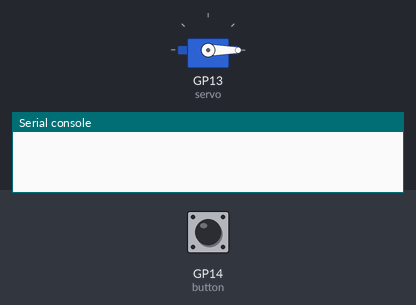
A program run on a simulated Raspberry Pi Pico running MicroPython. Parts: servo, the last lines printed to the serial console. The test bench sets the inputs (shaded band); at power-on: GP14 (button) HIGH. Servo angles are drawn from the pulse width (0.5 ms = 0°, 2.5 ms = 180°).

Above: at 1.2 s.
1.3 s: GP14 (button) pulled LOW for 0.15 s
At 2.0 s:
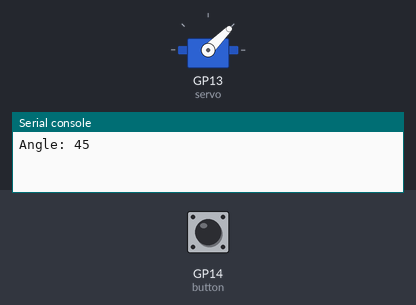
2.9 s: GP14 (button) pulled LOW for 1 s
At 3.2 s:
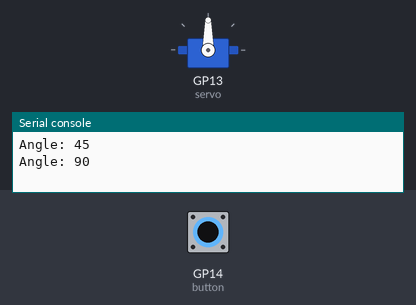
5.4 s: GP14 (button) pulled LOW for 0.15 s
At 6.3 s:
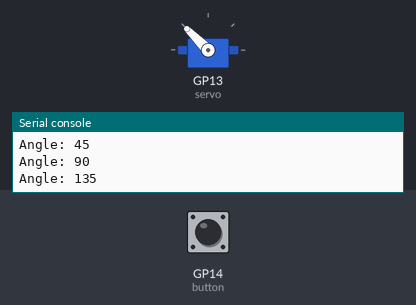
7.0 s: GP14 (button) pulled LOW for 3.2 s
At 7.5 s:
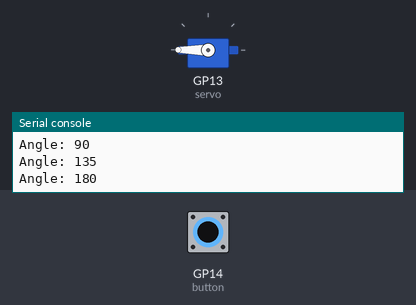
Timing chart, 0 to 10.0 s (numbered marks = the images above; inputs shaded):
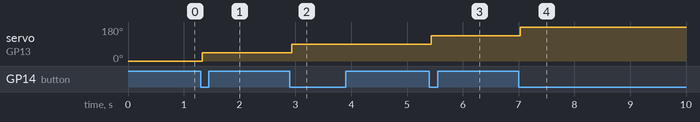

Measured:
- after the input at 1.3 s, servo on GP13 (servo): 0° → 45° at once
- after the input at 2.9 s, servo on GP13 (servo): 45° → 90° at once
- after the input at 5.4 s, servo on GP13 (servo): 90° → 135° at once
- after the input at 7.0 s, servo on GP13 (servo): 135° → 180° at once

The program:

servo_button_positions.py
```python
# Each press of Button A moves the servo to the next position
from machine import PWM, Pin
from button import Button

SERVO_MIN_NS = 500_000
SERVO_MAX_NS = 2_500_000
POSITIONS = [0, 45, 90, 135, 180]

servo = PWM(Pin(13), freq=50, duty_u16=0)
button = Button(14)


def set_angle(angle):
    angle = max(0, min(180, angle))
    pulse = SERVO_MIN_NS + (SERVO_MAX_NS - SERVO_MIN_NS) * angle // 180
    servo.duty_ns(pulse)


index = 0
set_angle(POSITIONS[index])

while True:
    if button.was_pressed():
        index = (index + 1) % len(POSITIONS)   # wrap back to 0 at the end
        print("Angle:", POSITIONS[index])
        set_angle(POSITIONS[index])
```

button.py
```python
# button.py - a debounced push button you can reuse in any project.
#
# Wiring: one leg of the button to a GPIO pin, the other leg to GND.
# The internal pull-up resistor keeps the pin at 1 until the button
# is pressed, which connects it to GND and makes it read 0.
#
# Usage:
#   from button import Button
#   button = Button(14)
#   while True:
#       if button.was_pressed():
#           print("Pressed!")

import time
from machine import Pin


class Button:
    def __init__(self, pin_number, debounce_ms=30):
        self.pin = Pin(pin_number, Pin.IN, Pin.PULL_UP)
        self.debounce_ms = debounce_ms
        self._last_reading = self.pin.value()
        self._stable_value = self._last_reading
        self._changed_at = time.ticks_ms()
        self._pressed = False

    def _update(self):
        # Only trust a new reading once it has stayed the same for
        # debounce_ms. That ignores the "bounces" a button makes
        # for a few milliseconds when it is pushed or released.
        reading = self.pin.value()
        now = time.ticks_ms()
        if reading != self._last_reading:
            self._last_reading = reading
            self._changed_at = now
        elif (reading != self._stable_value
              and time.ticks_diff(now, self._changed_at) >= self.debounce_ms):
            self._stable_value = reading
            if reading == 0:
                self._pressed = True

    def was_pressed(self):
        # True once for each push, no matter how long it is held down.
        self._update()
        if self._pressed:
            self._pressed = False
            return True
        return False

    def is_down(self):
        # True for as long as the button is held down.
        self._update()
        return self._stable_value == 0
```
